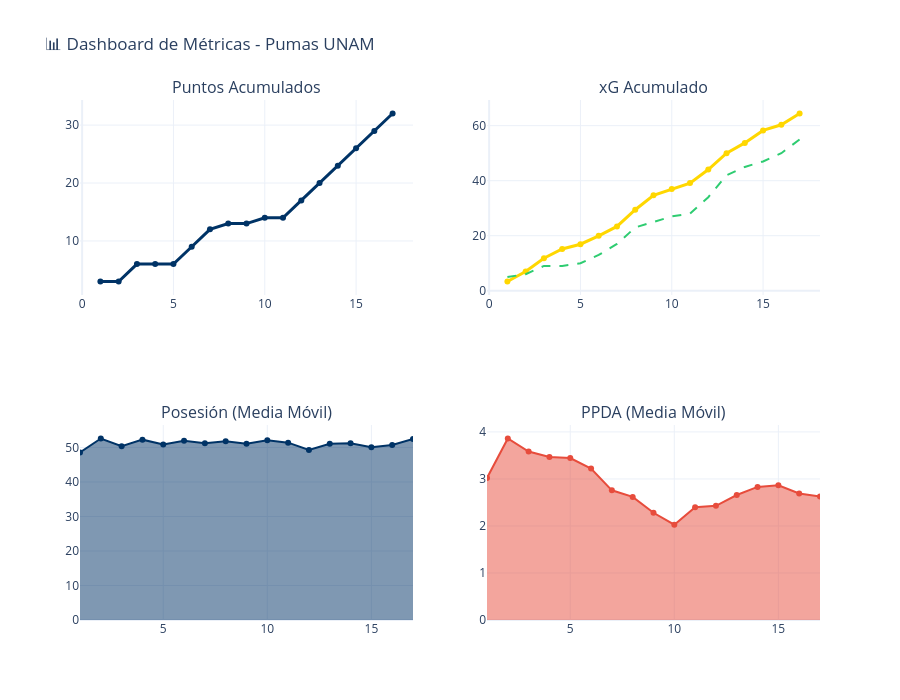

The notebook cell this image was saved under:
### Markdown cell above
## 8. Dashboard Resumen

### Code cell
# Dashboard con múltiples métricas
fig_dashboard = make_subplots(
    rows=2, cols=2,
    subplot_titles=(
        'Puntos Acumulados',
        'xG Acumulado',
        'Posesión (Media Móvil)',
        'PPDA (Media Móvil)'
    ),
    specs=[[{"type": "scatter"}, {"type": "scatter"}],
           [{"type": "scatter"}, {"type": "scatter"}]]
)

# Puntos acumulados
fig_dashboard.add_trace(
    go.Scatter(x=df['match_id'], y=df['cumulative_points'],
               mode='lines+markers', name='Puntos',
               line=dict(color=PUMAS_COLORS['primary'], width=3)),
    row=1, col=1
)

# xG acumulado
fig_dashboard.add_trace(
    go.Scatter(x=df['match_id'], y=df['cumulative_xg'],
               mode='lines+markers', name='xG Acum.',
               line=dict(color=PUMAS_COLORS['secondary'], width=3)),
    row=1, col=2
)
fig_dashboard.add_trace(
    go.Scatter(x=df['match_id'], y=df['cumulative_goals'],
               mode='lines', name='Goles Acum.',
               line=dict(color='#2ecc71', width=2, dash='dash')),
    row=1, col=2
)

# Posesión rolling
fig_dashboard.add_trace(
    go.Scatter(x=df['match_id'], y=df['possession_rolling'],
               mode='lines+markers', name='Posesión MM',
               fill='tozeroy',
               line=dict(color=PUMAS_COLORS['primary'])),
    row=2, col=1
)

# PPDA rolling
fig_dashboard.add_trace(
    go.Scatter(x=df['match_id'], y=df['ppda_rolling'],
               mode='lines+markers', name='PPDA MM',
               fill='tozeroy',
               line=dict(color='#e74c3c')),
    row=2, col=2
)

fig_dashboard.update_layout(
    height=700,
    showlegend=False,
    title_text='📊 Dashboard de Métricas - Pumas UNAM',
    template='plotly_white'
)

fig_dashboard.show()

### Figure 1 — Plotly figure (JSON) as saved in the notebook; plotly's stock layout.template omitted (floating-point values rounded to 4 significant figures)
{"data": [{"line": {"color": "#003366", "width": 3}, "mode": "lines+markers", "name": "Puntos", "type": "scatter", "x": [1, 2, 3, 4, 5, 6, 7, 8, 9, 10, 11, 12, 13, 14, 15, 16, 17], "xaxis": "x", "y": [3, 3, 6, 6, 6, 9, 12, 13, 13, 14, 14, 17, 20, 23, 26, 29, 32], "yaxis": "y"}, {"line": {"color": "#FFD700", "width": 3}, "mode": "lines+markers", "name": "xG Acum.", "type": "scatter", "x": [1, 2, 3, 4, 5, 6, 7, 8, 9, 10, 11, 12, 13, 14, 15, 16, 17], "xaxis": "x2", "y": [3.35, 6.96, 11.81, 15.17, 16.9, 19.94, 23.37, 29.44, 34.71, 36.97, 39.12, 44.06, 50.01, 53.75, 58.29, 60.33, 64.43], "yaxis": "y2"}, {"line": {"color": "#2ecc71", "dash": "dash", "width": 2}, "mode": "lines", "name": "Goles Acum.", "type": "scatter", "x": [1, 2, 3, 4, 5, 6, 7, 8, 9, 10, 11, 12, 13, 14, 15, 16, 17], "xaxis": "x2", "y": [5, 6, 9, 9, 10, 13, 17, 23, 25, 27, 28, 34, 42, 45, 47, 50, 55], "yaxis": "y2"}, {"fill": "tozeroy", "line": {"color": "#003366"}, "mode": "lines+markers", "name": "Posesión MM", "type": "scatter", "x": [1, 2, 3, 4, 5, 6, 7, 8, 9, 10, 11, 12, 13, 14, 15, 16, 17], "xaxis": "x3", "y": [48.55, 52.6, 50.37, 52.27, 50.84, 51.97, 51.25, 51.83, 51.08, 52.08, 51.39, 49.29, 51.04, 51.21, 50.05, 50.7, 52.46], "yaxis": "y3"}, {"fill": "tozeroy", "line": {"color": "#e74c3c"}, "mode": "lines+markers", "name": "PPDA MM", "type": "scatter", "x": [1, 2, 3, 4, 5, 6, 7, 8, 9, 10, 11, 12, 13, 14, 15, 16, 17], "xaxis": "x4", "y": [3.02, 3.86, 3.583, 3.465, 3.444, 3.22, 2.758, 2.618, 2.28, 2.026, 2.4, 2.428, 2.658, 2.83, 2.866, 2.692, 2.626], "yaxis": "y4"}], "layout": {"annotations": [{"font": {"size": 16}, "showarrow": false, "text": "Puntos Acumulados", "x": 0.225, "xanchor": "center", "xref": "paper", "y": 1, "yanchor": "bottom", "yref": "paper"}, {"font": {"size": 16}, "showarrow": false, "text": "xG Acumulado", "x": 0.775, "xanchor": "center", "xref": "paper", "y": 1, "yanchor": "bottom", "yref": "paper"}, {"font": {"size": 16}, "showarrow": false, "text": "Posesión (Media Móvil)", "x": 0.225, "xanchor": "center", "xref": "paper", "y": 0.375, "yanchor": "bottom", "yref": "paper"}, {"font": {"size": 16}, "showarrow": false, "text": "PPDA (Media Móvil)", "x": 0.775, "xanchor": "center", "xref": "paper", "y": 0.375, "yanchor": "bottom", "yref": "paper"}], "height": 700, "showlegend": false, "title": {"text": "📊 Dashboard de Métricas - Pumas UNAM"}, "xaxis": {"anchor": "y", "domain": [0, 0.45]}, "xaxis2": {"anchor": "y2", "domain": [0.55, 1]}, "xaxis3": {"anchor": "y3", "domain": [0, 0.45]}, "xaxis4": {"anchor": "y4", "domain": [0.55, 1]}, "yaxis": {"anchor": "x", "domain": [0.625, 1]}, "yaxis2": {"anchor": "x2", "domain": [0.625, 1]}, "yaxis3": {"anchor": "x3", "domain": [0, 0.375]}, "yaxis4": {"anchor": "x4", "domain": [0, 0.375]}}}
